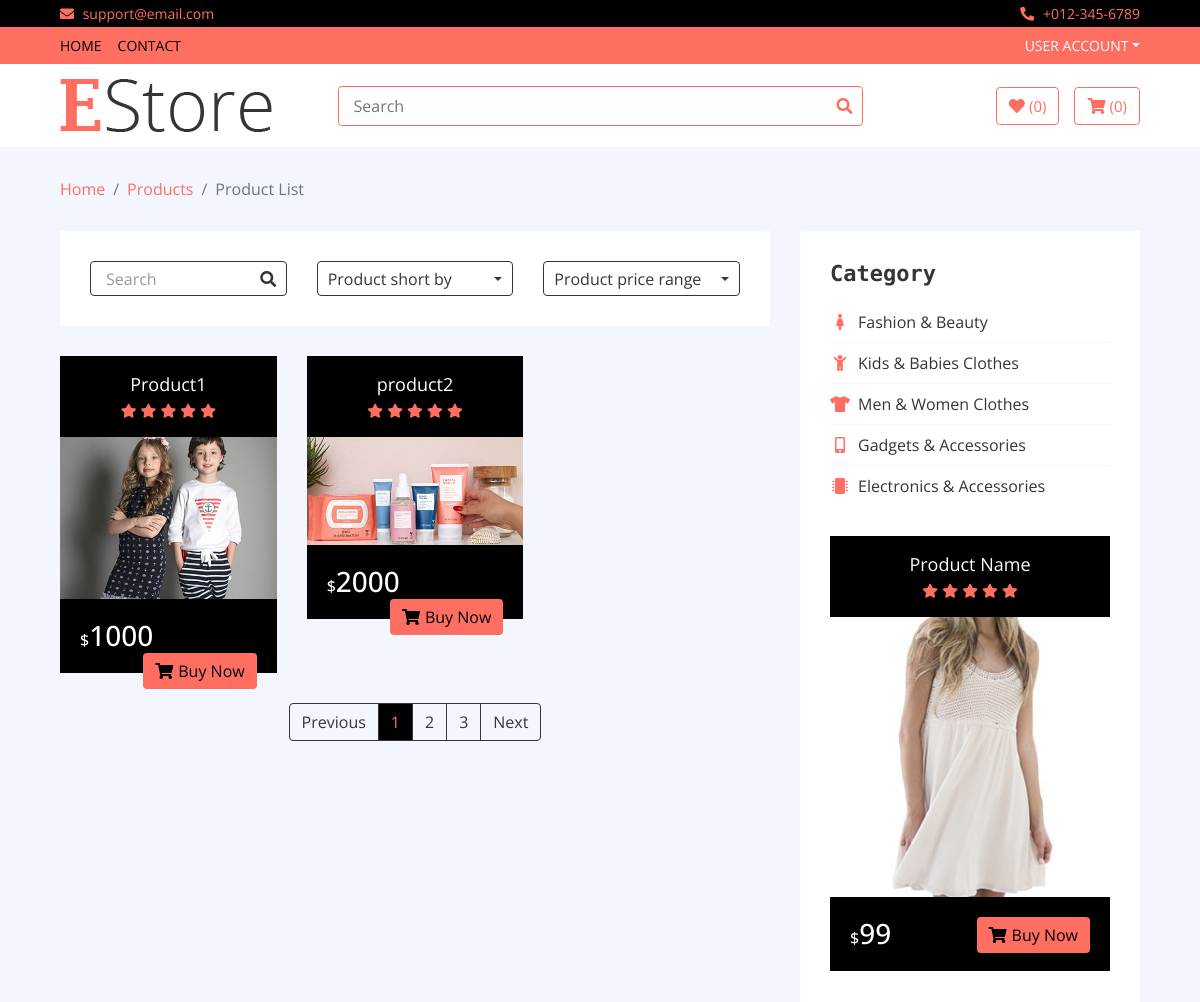
Before: /category/Electronics (upper part) with the older database file.
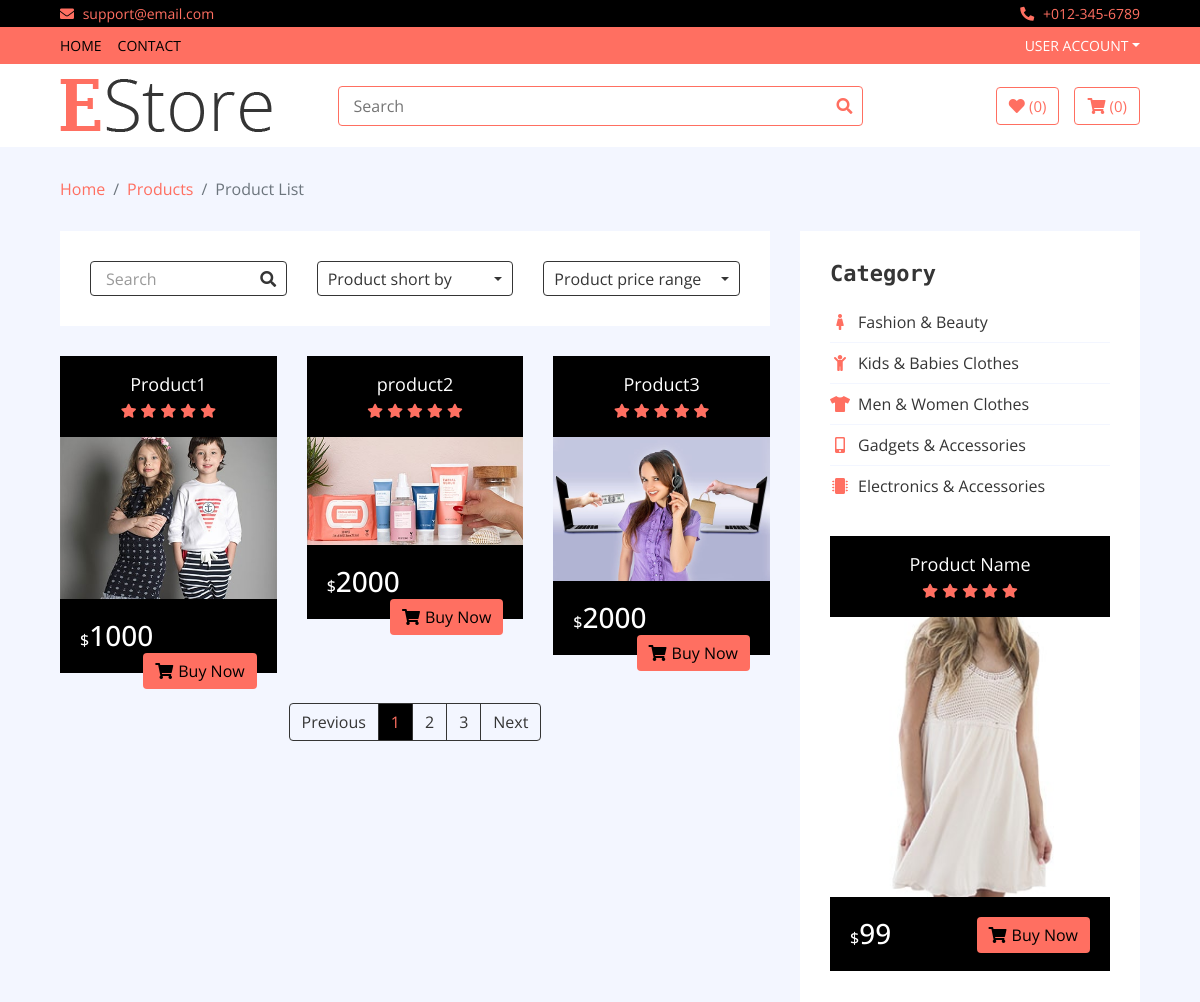
After: the same page with the newer database file.
### home/models.py (models this page shows, shortened)
class Product(models.Model):
	name = models.CharField(max_length = 300)
	slug = models.CharField(max_length = 500,blank = True)
	price = models.IntegerField()
	discounted_price = models.IntegerField()
	image = models.ImageField(upload_to = 'media')
	description = models.TextField(blank = True)
	specification = models.TextField(blank = True)
	category = models.ForeignKey(Category,on_delete = models.CASCADE)
	subcategory = models.ForeignKey(SubCategory,on_delete = models.CASCADE)
	brand = models.ForeignKey(Brand,on_delete = models.CASCADE)
	stock = models.CharField(choices = STOCK,max_length = 100)
	labels = models.CharField(choices = LABELS,blank = True,max_length=100)

### home/views.py (the view)
# urls.py: path('category/<slug>', CategoryView.as_view(), name='category'),
class CategoryView(Base):
	def get(self,request,slug):
		ids = Category.objects.get(slug = slug).id
		self.context['category_product'] = Product.objects.filter(category_id = ids)
		return render(request,'category.html',self.context)

### templates/category.html (shortened to what the changed rows need)
{% extends 'base.html' %}
{% load static %}
{% block content %}
        <div class="product-view">
            <div class="container-fluid">
                <div class="row">
                    <div class="col-lg-8">
                        <div class="row">
                            {% for cat in category_product %}
                            <div class="col-md-4">
                                <div class="product-item">
                                    <div class="product-title">
                                        <a href="#">{{cat.name}}</a>
                                        <div class="ratting">
                                            <i class="fa fa-star"></i>
                                            <i class="fa fa-star"></i>
                                            <i class="fa fa-star"></i>
                                            <i class="fa fa-star"></i>
                                            <i class="fa fa-star"></i>
                                        </div>
                                    </div>
                                    <div class="product-image">
                                        <a href="product-detail.html">
                                            <img src="{{cat.image.url}}" alt="Product Image">
                                        </a>
                                    </div>
                                    <div class="product-price">
                                        {% if cat.discounted_price > 0 %}
                                        <h3><span>$</span>{{cat.discounted_price}}</h3>
                                        {% else %}
                                        <h3><span>$</span>{{cat.price}}</h3>
                                        {% endif %}
                                        <a class="btn" href=""><i class="fa fa-shopping-cart"></i>Buy Now</a>
                                    </div>
                                </div>
                            </div>
                            {% endfor %}
                        </div>
                    </div>
                    <div class="col-lg-4 sidebar">
                        <div class="sidebar-widget category">
                            <h2 class="title">Category</h2>
                        </div>
                    </div>
                </div>
            </div>
        </div>
        {% endblock %}

Changed rows visible on the page:
added Product: name "Product3", image (picture), price "2000"
